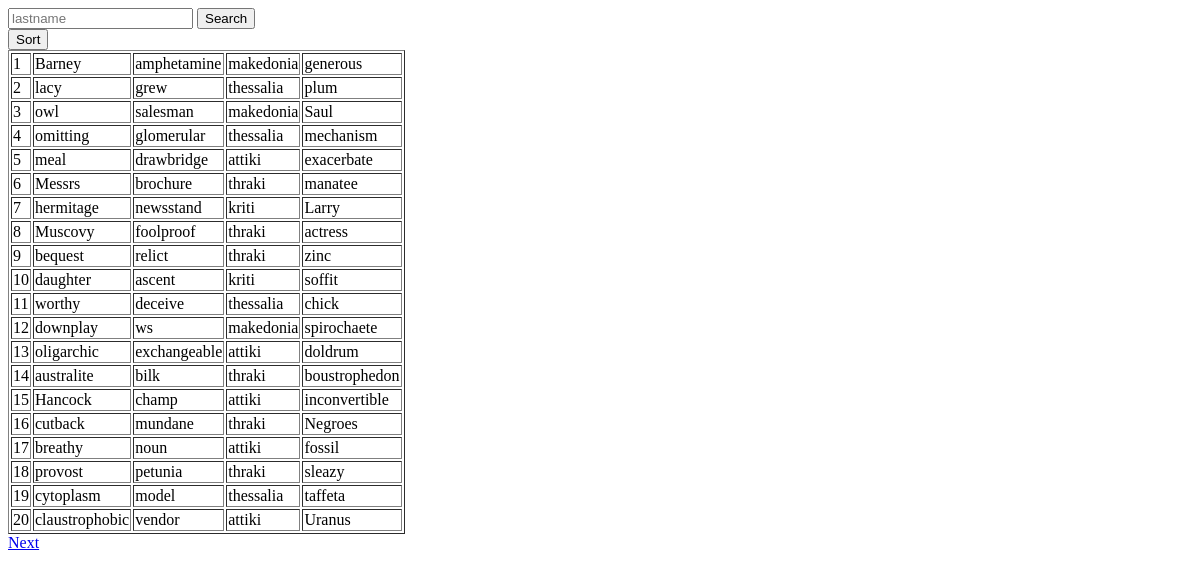
The app's page /citizens, older data.
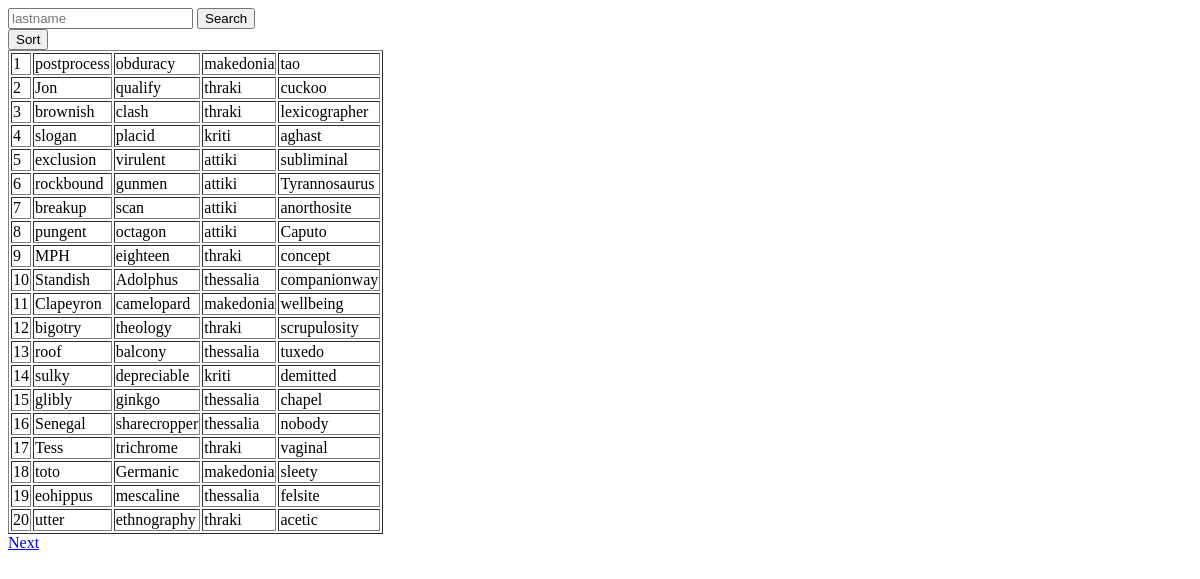
The same page, newer data.
### tables this page shows
CREATE TABLE citizens (
    id integer primary key autoincrement,
    firstname text,
    lastname text,
    area text,
    discription text  
);

### app.py (the view)
@app.route('/citizens')
def citizens():
    lastname = request.values['lastname'] if 'lastname' in request.values else ""
    limit = request.values['limit'] if 'limit' in request.values else 20
    offset = request.values['offset'] if 'offset' in request.values else 0
    orderby = request.values['orderby'] if 'orderby' in request.values else ""
    if lastname == "" :
        if orderby == "" :
            cur.execute(f"select * from citizens limit {limit} offset {offset}")
        else:
            cur.execute(f"select * from citizens order by lastname limit {limit} offset {offset}")
    else:
        if orderby == "" :
            cur.execute(f"select * from citizens where lastname like '{lastname}' limit {limit} offset {offset}")
        else:
            cur.execute(f"select * from citizens where lastname like '{lastname}' order by lastname limit {limit} offset {offset} ")
    return render_template('citizens.html', citizens=cur.fetchall(), orderby=orderby, lastname=lastname ,  limit=limit, nextpage=int(offset) + int(limit))

### templates/citizens.html (shortened to what this page needs)
<!DOCTYPE html>
<html lang="en">
<head>
</head>
<body>
    <form action="/citizens" method="GET">
        <input type="text" name=lastname placeholder="lastname">
        <button>Search</button>
    </form>
    <form action="/citizens" method="GET">
        <button type="submit" name=orderby value="true">Sort</button>
    </form>
    <table border="1">
        {% for citizen in citizens%}
        <tr>
            <td>
                {{ citizen[0] }}
            </td>
            <td>
                {{ citizen[1] }}
            </td>
            <td>
                {{ citizen[2] }}
            </td>
            <td>
                {{ citizen[3] }}
            </td>
            <td>
                {{ citizen[4] }}
            </td>
        </tr>
        {% endfor %}
    </table>
    <a href="/citizens?limit={{ limit }}&offset={{ nextpage }}">Next</a>
</body>
</html>

Row changes from the older to the newer data that the page shows:
changed citizens id 1: firstname "Barney" → "postprocess"; lastname "amphetamine" → "obduracy"; discription "generous" → "tao"
changed citizens id 2: firstname "lacy" → "Jon"; lastname "grew" → "qualify"; area "thessalia" → "thraki"; discription "plum" → "cuckoo"
changed citizens id 3: firstname "owl" → "brownish"; lastname "salesman" → "clash"; area "makedonia" → "thraki"; discription "Saul" → "lexicographer"
changed citizens id 4: firstname "omitting" → "slogan"; lastname "glomerular" → "placid"; area "thessalia" → "kriti"; discription "mechanism" → "aghast"
changed citizens id 5: firstname "meal" → "exclusion"; lastname "drawbridge" → "virulent"; discription "exacerbate" → "subliminal"
changed citizens id 6: firstname "Messrs" → "rockbound"; lastname "brochure" → "gunmen"; area "thraki" → "attiki"; discription "manatee" → "Tyrannosaurus"
changed citizens id 7: firstname "hermitage" → "breakup"; lastname "newsstand" → "scan"; area "kriti" → "attiki"; discription "Larry" → "anorthosite"
changed citizens id 8: firstname "Muscovy" → "pungent"; lastname "foolproof" → "octagon"; area "thraki" → "attiki"; discription "actress" → "Caputo"
changed citizens id 9: firstname "bequest" → "MPH"; lastname "relict" → "eighteen"; discription "zinc" → "concept"
changed citizens id 10: firstname "daughter" → "Standish"; lastname "ascent" → "Adolphus"; area "kriti" → "thessalia"; discription "soffit" → "companionway"
changed citizens id 11: firstname "worthy" → "Clapeyron"; lastname "deceive" → "camelopard"; area "thessalia" → "makedonia"; discription "chick" → "wellbeing"
changed citizens id 12: firstname "downplay" → "bigotry"; lastname "ws" → "theology"; area "makedonia" → "thraki"; discription "spirochaete" → "scrupulosity"
changed citizens id 13: firstname "oligarchic" → "roof"; lastname "exchangeable" → "balcony"; area "attiki" → "thessalia"; discription "doldrum" → "tuxedo"
changed citizens id 14: firstname "australite" → "sulky"; lastname "bilk" → "depreciable"; area "thraki" → "kriti"; discription "boustrophedon" → "demitted"
changed citizens id 15: firstname "Hancock" → "glibly"; lastname "champ" → "ginkgo"; area "attiki" → "thessalia"; discription "inconvertible" → "chapel"
changed citizens id 16: firstname "cutback" → "Senegal"; lastname "mundane" → "sharecropper"; area "thraki" → "thessalia"; discription "Negroes" → "nobody"
changed citizens id 17: firstname "breathy" → "Tess"; lastname "noun" → "trichrome"; area "attiki" → "thraki"; discription "fossil" → "vaginal"
changed citizens id 18: firstname "provost" → "toto"; lastname "petunia" → "Germanic"; area "thraki" → "makedonia"; discription "sleazy" → "sleety"
changed citizens id 19: firstname "cytoplasm" → "eohippus"; lastname "model" → "mescaline"; discription "taffeta" → "felsite"
changed citizens id 20: firstname "claustrophobic" → "utter"; lastname "vendor" → "ethnography"; area "attiki" → "thraki"; discription "Uranus" → "acetic"
